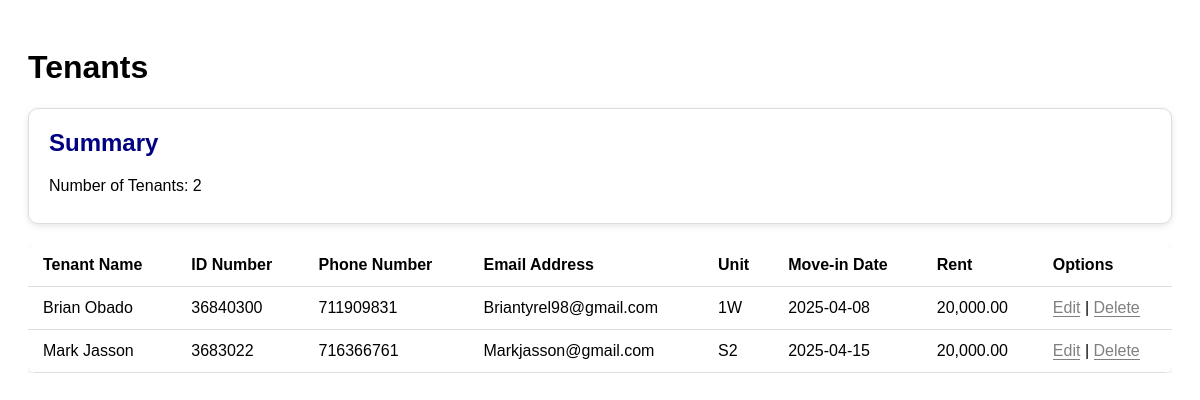
The app's page /Caretaker/Tenants.php (signed in) with its own data.
### tables this page shows
CREATE TABLE `users` (
  `id` int(11) NOT NULL,
  `name` varchar(255) DEFAULT NULL,
  `id_number` varchar(20) DEFAULT NULL,
  `phone` varchar(20) DEFAULT NULL,
  `email` varchar(255) DEFAULT NULL,
  `password` varchar(255) DEFAULT NULL,
  `unit` varchar(100) DEFAULT NULL,
  `property` varchar(100) DEFAULT NULL,
  `move_in_date` date DEFAULT NULL,
  `rent_amount` decimal(10,2) DEFAULT NULL,
  `security_deposit` decimal(10,2) DEFAULT NULL
);

### Caretaker/Tenants.php (the view, shortened to what this page needs)
<?php
$conn = new mysqli("localhost", "root", "", "Demo1");
$caretaker_id = $_SESSION['caretaker_id'];
$stmt = $conn->prepare("SELECT property FROM caretaker WHERE id = ?");
$stmt->bind_param("i", $caretaker_id);
$stmt->execute();
$stmt->bind_result($caretaker_property);
$tenantQuery = "SELECT * FROM users WHERE property = ? AND id != ?";
$stmt = $conn->prepare($tenantQuery);
$stmt->bind_param("si", $caretaker_property, $caretaker_id);
$stmt->execute();
$tenants = $stmt->get_result();
$totalTenants = $tenants->num_rows;
?>
<!DOCTYPE html>
<html lang="en">
<head>
    <link rel="stylesheet" href="styles.css">
</head>
<body>
<div class="container">
    <header>
        <h1>Tenants</h1>
    </header>
    <div class="summary">
        <h2>Summary</h2>
        <p>Number of Tenants: <?= $totalTenants ?></p>
    </div>
    <div class="table-container">
        <table>
            <thead>
                <tr>
                    <th>Tenant Name</th>
                    <th>ID Number</th>
                    <th>Phone Number</th>
                    <th>Email Address</th>
                    <th>Unit</th>
                    <th>Move-in Date</th>
                    <th>Rent</th>
                    <th>Options</th>
                </tr>
            </thead>
            <tbody>
                <?php while ($row = $tenants->fetch_assoc()): ?>
                    <tr>
                        <td><?= htmlspecialchars($row['name']) ?></td>
                        <td><?= htmlspecialchars($row['id_number']) ?></td>
                        <td><?= htmlspecialchars($row['phone']) ?></td>
                        <td><?= htmlspecialchars($row['email']) ?></td>
                        <td><?= htmlspecialchars($row['unit']) ?></td>
                        <td><?= htmlspecialchars($row['move_in_date']) ?></td>
                        <td><?= number_format($row['rent_amount'], 2) ?></td>
                        <td>
                            <span class="action-link" onclick='openEditModal(<?= json_encode($row) ?>)'>Edit</span> |
                            <span class="action-link" onclick="deleteTenant(<?= $row['id'] ?>)">Delete</span>
                        </td>
                    </tr>
                <?php endwhile; ?>
            </tbody>
        </table>
    </div>
</div>
</body>
</html>

### styles.css (style rules this page uses)
body { font-family: Arial, sans-serif; }

### Caretaker/Tenants.php (style rules this page uses)
.container { padding: 20px; }
.summary { margin-bottom: 20px; background: white; border: 1px solid #ddd; padding: 20px; border-radius: 10px; box-shadow: 0 2px 6px rgba(0, 0, 0, 0.1); }
.summary h2 { margin-top: 0; color: rgb(0, 0, 130); }
.summary p { font-size: 16px; margin: 8px 0; }
.table-container { overflow-x: auto; margin-top: 20px; }
.table-container table { width: 100%; border-collapse: collapse; background: white; box-shadow: 0 2px 6px rgba(0, 0, 0, 0.1); border-radius: 8px; overflow: hidden; }
.table-container th, .table-container td { padding: 12px 15px; text-align: left; border-bottom: 1px solid #ddd; }
.action-link { color: grey; text-decoration: none; border-bottom: 1px solid grey; cursor: pointer; }

### records on screen
users: name "Brian Obado", id_number "36840300", phone "711909831", email "Briantyrel98@gmail.com", unit "1W", move_in_date "2025-04-08", rent_amount "20,000.00"
users: name "Mark Jasson", id_number "3683022", phone "716366761", email "Markjasson@gmail.com", unit "S2", move_in_date "2025-04-15", rent_amount "20,000.00"

### other values on screen
$totalTenants "2"
